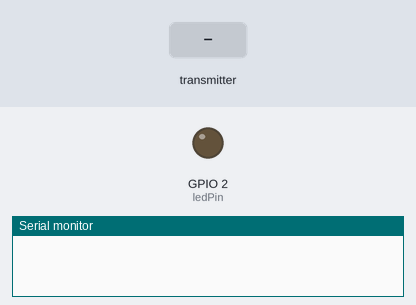
A sketch run on a simulated ESP32. On the bench: output pins drawn as LEDs (lit = HIGH), the last lines printed to the serial monitor. Inputs (shaded band) come from the test bench.

Above: at 1.2 s.
1.3 s: the transmitter starts sending y = 1024
At 2.5 s:
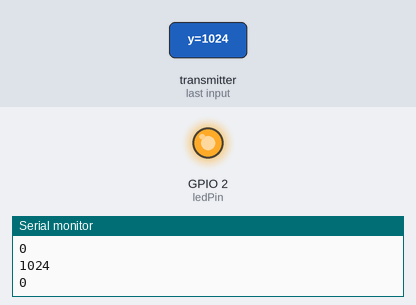
2.8 s: the transmitter starts sending y = 0
At 3.7 s:
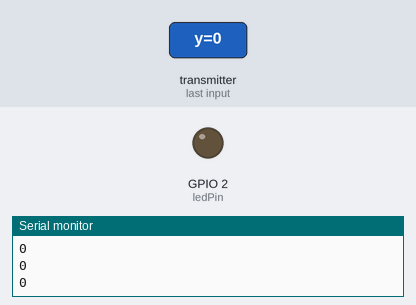
4.3 s: the transmitter starts sending y = 2048
At 4.8 s:
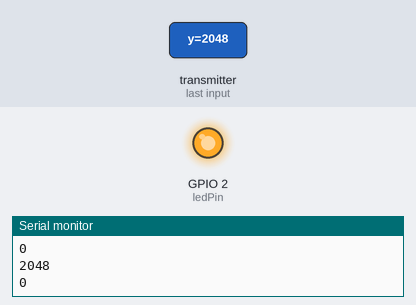
Timing chart, 0 to 7.3 s (numbered marks = the images above; inputs shaded):
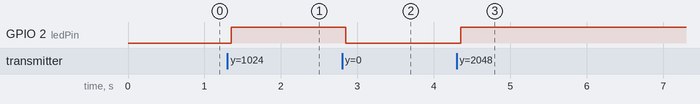

Measured:
- after the input at 1.3 s, GPIO 2 (ledPin): LOW → HIGH after 0.05 s
- after the input at 2.8 s, GPIO 2 (ledPin): HIGH → LOW after 0.05 s
- after the input at 4.3 s, GPIO 2 (ledPin): LOW → HIGH after 0.05 s

The sketch:

ESP_NOW_ReceiverV2.ino
```cpp
#include "esp_now.h"
#include "WiFi.h"

int ledPin=2;

typedef struct struct_message{
  int throttle;
  int z;
  int y;
  int x;
} struct_message;

struct_message joystick;

void OnDataRecv(const uint8_t *mac,const uint8_t *incomingData, int len){
  memcpy(&joystick, incomingData, sizeof(joystick));
  Serial.print("Data received: ");
  Serial.println(joystick.throttle);
  Serial.println(joystick.z);
  Serial.println(joystick.y);
  Serial.println(joystick.x);
  Serial.println();
}

void setup() {
  Serial.begin(115200);
  WiFi.mode(WIFI_STA);
  if(esp_now_init()!= ESP_OK){
    Serial.println("Error initializing ESP-NOW");
    return;
  }
  esp_now_register_recv_cb(OnDataRecv);
  pinMode(ledPin,OUTPUT);
}

void loop() {
    digitalWrite(ledPin,joystick.y);
}
```
